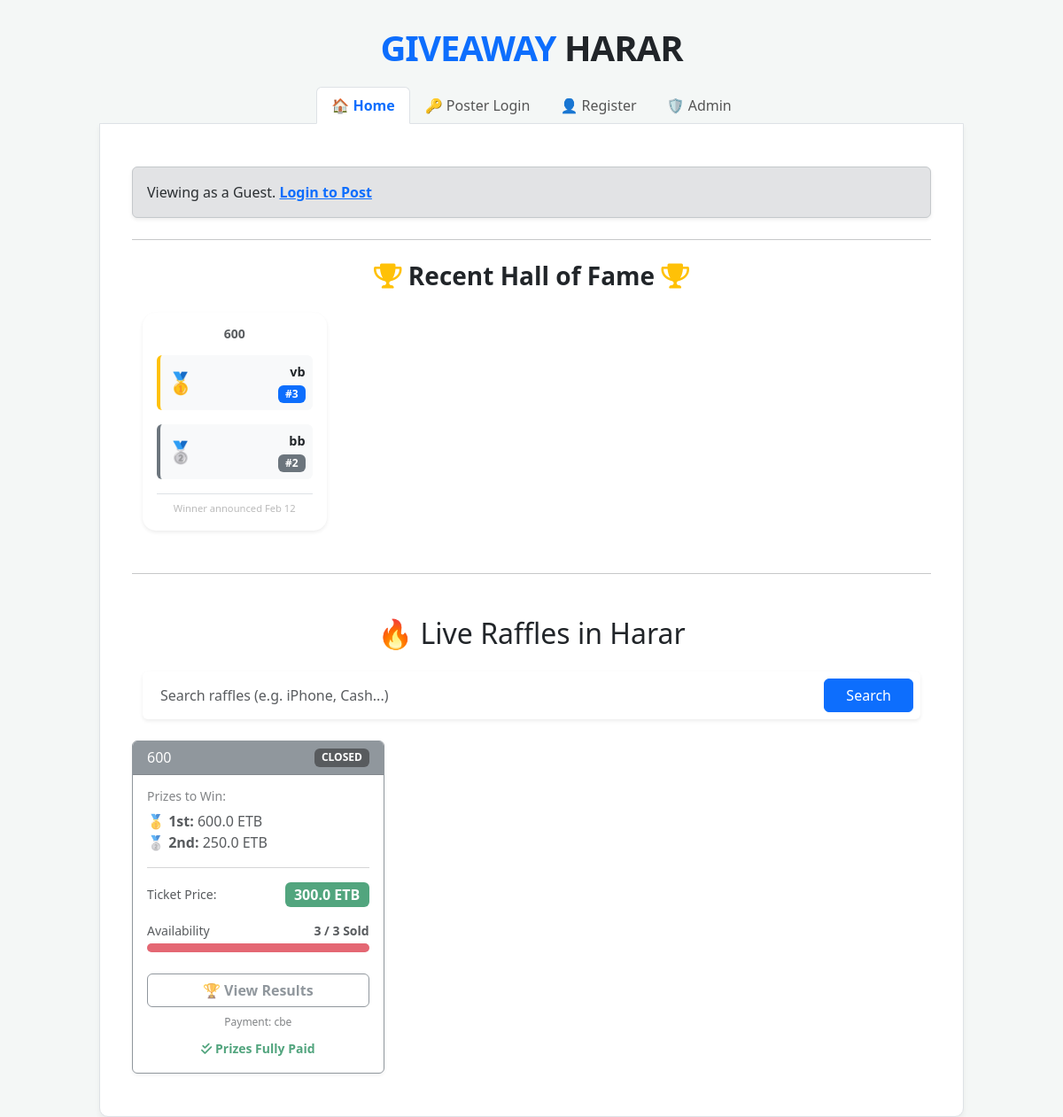
The page / on the database its author committed.
### app.py (models this page shows)
class Post(db.Model):
    __tablename__ = 'post'
    id = db.Column(db.Integer, primary_key=True)
    raffle_name = db.Column(db.String(100), nullable=False)
    raffle_value = db.Column(db.Float, nullable=False)
    total_raffles = db.Column(db.Integer, nullable=False)
    payment_method = db.Column(db.String(100), nullable=False)
    prize_1 = db.Column(db.Float, nullable=False)
    prize_2 = db.Column(db.Float, nullable=True)
    user_id = db.Column(db.Integer, db.ForeignKey('user.id'), nullable=False)
    created_at = db.Column(db.DateTime, default=datetime.utcnow)
    draw_start_time = db.Column(db.DateTime) # Time when the last ticket was sold
    tickets = db.relationship('Ticket',
                               back_populates='parent_raffle',
                               foreign_keys='Ticket.raffle_id')
    winner_id = db.Column(db.Integer, db.ForeignKey('ticket.id'))
    winner_2_id = db.Column(db.Integer, db.ForeignKey('ticket.id')) # New field
    winner = db.relationship('Ticket', foreign_keys=[winner_id])
    winner_2 = db.relationship('Ticket', foreign_keys=[winner_2_id]) # New relationship
    winner_payment_proof = db.Column(db.String(255), nullable=True)   # For 1st place
    winner_2_payment_proof = db.Column(db.String(255), nullable=True) # For 2nd place
    messages = db.relationship('Message', backref='raffle', lazy=True, cascade="all, delete-orphan")
    organizer = db.relationship('User', backref='my_raffles_list')
    user = db.relationship('User', backref='my_raffles')

class Ticket(db.Model):
    __tablename__ = 'ticket'
    id = db.Column(db.Integer, primary_key=True)
    raffle_id = db.Column(db.Integer, db.ForeignKey('post.id'))
    parent_raffle = db.relationship('Post',
                                     back_populates='tickets',
                                     foreign_keys=[raffle_id])
    number_selected = db.Column(db.Integer)
    buyer_name = db.Column(db.String(100))
    buyer_phone = db.Column(db.String(20))
    payment_screenshot = db.Column(db.String(100))
    is_confirmed = db.Column(db.Boolean, default=False) # Poster clicks this

### app.py (the view)
@app.route('/')
def home():
    search_query = request.args.get('search', '')
    query = Post.query
    if search_query:
        query = query.filter(Post.raffle_name.ilike(f"%{search_query}%"))
    all_raffles = query.order_by(Post.created_at.desc()).all()
    now = datetime.utcnow()
    user_id = session.get('user_id')
    user = db.session.get(User, user_id) if user_id else None
    recent_winners = Post.query.filter(Post.winner_id != None)\
                               .order_by(Post.draw_start_time.desc())\
                               .limit(4).all()
    def is_raffle_full(raffle):
        confirmed_count = Ticket.query.filter_by(raffle_id=raffle.id, is_confirmed=True).count()
        return confirmed_count >= raffle.total_raffles
    return render_template('home.html',
                           raffles=all_raffles,
                           user=user,
                           recent_winners=recent_winners,
                           is_raffle_full=is_raffle_full,
                           now=now,
                           timedelta=timedelta,
                           search_query=search_query) # Pass it back to the template

### templates/home.html (shortened to what this page needs)
{% extends 'base.html' %}
{% block content %}
<div class="container mt-4">
    {% if user %}
        <div class="alert alert-info shadow-sm d-flex justify-content-between align-items-center">
            <div>
                Welcome back, <strong>{{ user.full_name }}</strong>! <br>
                <small>Your access is active until:
                    <span class="fw-bold">{{ user.expiry_date.strftime('%Y-%m-%d') if user.expiry_date else 'No Date Set' }}</span>
                </small>
            </div>
            <a href="/logout" class="btn btn-sm btn-outline-info">Logout</a>
        </div>
    {% else %}
        <div class="alert alert-secondary shadow-sm">
            Viewing as a Guest. <a href="/posting" class="fw-bold">Login to Post</a>
        </div>
    {% endif %}
    <hr class="my-4">
<div class="container mt-4 mb-5">
    <h3 class="text-center mb-4 fw-bold">
        <i class="fas fa-trophy text-warning"></i> Recent Hall of Fame <i class="fas fa-trophy text-warning"></i>
    </h3>
    <div class="row g-3">
        {% for raffle in recent_winners %}
            {% set show_hall = true %}
            {% if raffle.draw_start_time %}
                {% if now < (raffle.draw_start_time + timedelta(seconds=60)) %}
                    {% set show_hall = false %}
                {% endif %}
            {% endif %}
            {% if show_hall %}
            <div class="col-md-4 col-lg-3">
                <div class="card border-0 shadow-sm h-100" style="background: #ffffff; border-radius: 15px;">
                    <div class="card-body text-center">
                        <h6 class="fw-bold text-uppercase text-muted small mb-3">{{ raffle.raffle_name }}</h6>
                        <div class="mb-3 p-2 rounded bg-light border-start border-warning border-4">
                            <div class="d-flex align-items-center justify-content-between">
                                <span class="fs-4">🥇</span>
                                <div class="text-end">
                                    <div class="fw-bold text-dark" style="font-size: 0.9rem;">{{ raffle.winner.buyer_name }}</div>
                                    <span class="badge bg-primary">#{{ raffle.winner.number_selected }}</span>
                                </div>
                            </div>
                        </div>
                        {% if raffle.winner_2_id %}
                        <div class="p-2 rounded bg-light border-start border-secondary border-4">
                            <div class="d-flex align-items-center justify-content-between">
                                <span class="fs-4">🥈</span>
                                <div class="text-end">
                                    <div class="fw-bold text-dark" style="font-size: 0.9rem;">{{ raffle.winner_2.buyer_name }}</div>
                                    <span class="badge bg-secondary">#{{ raffle.winner_2.number_selected }}</span>
                                </div>
                            </div>
                        </div>
                        {% else %}
                            <div class="p-2 text-muted small italic">Single Prize Draw</div>
                        {% endif %}
                        <div class="mt-3 pt-2 border-top" style="font-size: 0.7rem; color: #bbb;">
                            Winner announced {{ raffle.draw_start_time.strftime('%b %d') if raffle.draw_start_time else '' }}
                        </div>
                    </div>
                </div>
            </div>
            {% endif %}
        {% endfor %}
    </div>
</div>
    <hr class="my-5">
    <h2 class="mb-4 text-center">🔥 Live Raffles in Harar</h2>
<div class="container my-4">
    <form action="{{ url_for('home') }}" method="GET" class="d-flex shadow-sm p-2 bg-white rounded">
        <input class="form-control me-2 border-0"
               type="search"
               name="search"
               placeholder="Search raffles (e.g. iPhone, Cash...)"
               value="{{ search_query }}"
               aria-label="Search">
        <button class="btn btn-primary px-4" type="submit">Search</button>
    </form>
</div>
    <div class="row">
        {% for raffle in raffles %}
        <div class="col-md-4 mb-4">
            <div class="card h-100 shadow-sm {% if raffle.winner_id %}border-secondary opacity-75{% else %}border-primary{% endif %}">
                <div class="card-header {% if raffle.winner_id %}bg-secondary{% elif raffle.tickets|length >= raffle.total_raffles %}bg-warning{% else %}bg-primary{% endif %} text-white d-flex justify-content-between align-items-center">
                    <h5 class="card-title mb-0" style="font-size: 1rem;">{{ raffle.raffle_name }}</h5>
                    {% if raffle.winner_id %}
                        <span class="badge bg-dark">CLOSED</span>
                    {% elif raffle.tickets|length >= raffle.total_raffles %}
                        <span class="badge bg-danger">DRAWING</span>
                    {% else %}
                        <span class="badge bg-light text-primary">LIVE</span>
                    {% endif %}
                </div>
                <div class="card-body">
                    <h6 class="text-muted small">Prizes to Win:</h6>
                    <ul class="list-unstyled">
                        <li><strong>🥇 1st:</strong> {{ raffle.prize_1 }} ETB</li>
                        {% if raffle.prize_2 %}
                        <li><strong>🥈 2nd:</strong> {{ raffle.prize_2 }} ETB</li>
                        {% endif %}
                    </ul>
                    <hr>
                    <div class="d-flex justify-content-between align-items-center">
                        <small>Ticket Price:</small>
                        <span class="badge bg-success fs-6">{{ raffle.raffle_value }} ETB</span>
                    </div>
                    <div class="mt-3">
                        <div class="d-flex justify-content-between mb-1">
                            <small>Availability</small>
                            <small class="fw-bold">{{ raffle.tickets|length }} / {{ raffle.total_raffles }} Sold</small>
                        </div>
                        <div class="progress" style="height: 10px;">
                            {% set percent = (raffle.tickets|length / raffle.total_raffles) * 100 %}
                            <div class="progress-bar {% if percent >= 100 %}bg-danger{% elif percent >= 80 %}bg-warning{% else %}bg-primary{% endif %}"
                                 role="progressbar" style="width: {{ percent }}%"></div>
                        </div>
                    </div>
                </div>
                <div class="card-footer bg-transparent border-top-0 pb-3">
                    {% set is_drawing = false %}
                    {% if raffle.draw_start_time %}
                        {% if now < (raffle.draw_start_time + timedelta(seconds=60)) %}
                            {% set is_drawing = true %}
                        {% endif %}
                    {% endif %}
                    {% if raffle.winner_id and not is_drawing %}
                        <a href="{{ url_for('select_number', raffle_id=raffle.id) }}" class="btn btn-outline-secondary w-100 fw-bold">
                            🏆 View Results
                        </a>
                    {% elif raffle.tickets|length >= raffle.total_raffles or is_drawing %}
                        <a href="{{ url_for('select_number', raffle_id=raffle.id) }}" class="btn btn-warning w-100 fw-bold text-white animate-pulse">
                            ⏳ Watch Live Draw
                        </a>
                    {% else %}
                        <a href="{{ url_for('select_number', raffle_id=raffle.id) }}" class="btn btn-primary w-100 fw-bold">
                            🎟️ Pick a Number
                        </a>
                    {% endif %}
                    <small class="text-center d-block mt-2 text-muted" style="font-size: 0.75rem;">Payment: {{ raffle.payment_method }}</small>
                    {% if raffle.winner_id %}
                   <div class="text-center mt-2">
                  {% if raffle.winner_payment_proof %}
                   <small class="text-success fw-bold"><i class="fas fa-check-double"></i> Prizes Fully Paid</small>
                {% else %}
                <small class="text-muted">Payment in progress</small>
                {% endif %}
               </div>
                {% endif %}
                </div>
            </div>
        </div>
        {% endfor %}
    </div>
</div>
{% endblock %}

### templates/base.html (shortened to what this page needs)
<!DOCTYPE html>
<html lang="en">
<head>
    <link href="https://cdn.jsdelivr.net/npm/bootstrap@5.3.0/dist/css/bootstrap.min.css" rel="stylesheet">
    <link rel="stylesheet" href="https://cdnjs.cloudflare.com/ajax/libs/font-awesome/6.0.0/all.min.css">
</head>
<body>
<div class="container">
    <div class="text-center mb-2">
        <h1 class="logo-text">GIVEAWAY <span class="text-dark">HARAR</span></h1>
    </div>
    <ul class="nav nav-tabs justify-content-center" id="myTab" role="tablist">
        <li class="nav-item">
            <a class="nav-link {{ 'active' if request.path == '/' }}" href="/">🏠 Home</a>
        </li>
        {% if session.get('user_id') %}
            <li class="nav-item">
                <a class="nav-link text-primary {{ 'active' if request.path == '/poster-dashboard' }}" href="/poster-dashboard">📊 Dashboard</a>
            </li>
            <li class="nav-item">
                <a class="nav-link text-success {{ 'active' if request.path == '/posting' }}" href="/posting">➕ Create Raffle</a>
            </li>
        {% else %}
            <li class="nav-item">
                <a class="nav-link {{ 'active' if request.path == '/login' }}" href="/login">🔑 Poster Login</a>
            </li>
        {% endif %}
        <li class="nav-item">
            <a class="nav-link {{ 'active' if request.path == '/register' }}" href="/register">👤 Register</a>
        </li>
        <li class="nav-item">
            <a class="nav-link {{ 'active' if request.path == '/admin' }}" href="/admin">🛡️ Admin</a>
        </li>
    </ul>
    <div class="tab-content border p-4 bg-white">
        {% block content %}{% endblock %}
    </div>
</div>
</body>
</html>

### templates/base.html (style rules this page uses)
body { background-color: #f4f7f6; font-family: 'Segoe UI', Tahoma, Geneva, Verdana, sans-serif; }
.nav-tabs { margin-top: 20px; border-bottom: none; }
.nav-link { color: #555; font-weight: 500; border: 1px solid transparent !important; transition: 0.3s; }
.nav-link.active { color: #0d6efd !important; font-weight: bold; background-color: #fff !important; border: 1px solid #dee2e6 !important; border-bottom-color: #fff !important; }
.container { margin-top: 30px; max-width: 1000px; }
.tab-content { border-radius: 0 0 10px 10px; box-shadow: 0 4px 6px rgba(0,0,0,0.05); }
.logo-text { font-weight: 800; color: #0d6efd; letter-spacing: -1px; }

### rows shown on the page
Post: raffle_name "600", winner.buyer_name "vb", winner.number_selected "3", winner_2.buyer_name "bb", winner_2.number_selected "2", draw_start_time "Feb 12", shows "CLOSED", prize_1 "600.0", prize_2 "250.0", raffle_value "300.0", tickets|length "3", total_raffles "3", {{ percent }} 100.0 (drawn), payment_method "cbe", winner_payment_proof "Prizes Fully Paid"
